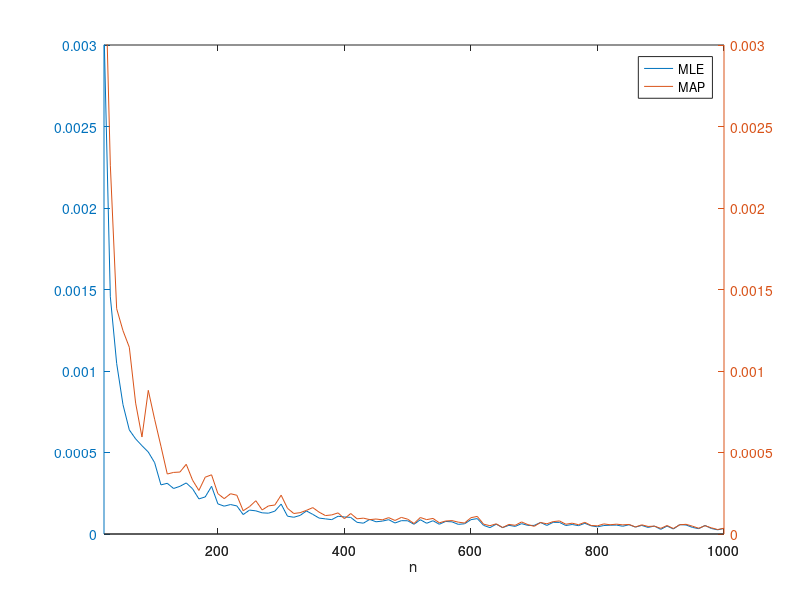

Recreate this plot in MATLAB.
lambda = 0.2;
alpha = 30;
beta = 100;

rmse_1 = zeros(99, 1);
rmse_2 = zeros(99, 1);
ns = 20:10:1000;
for j = 1:size(ns,2)
  n = ns(j);
  m = 50;
  diff_1 = zeros(m, 1);
  diff_2 = zeros(m, 1);
  for i = 1:m
    x = exprnd(1 / lambda, n, 1);
    L1 = n / sum(x);
    L2 = (n + alpha - 1) / (beta + sum(x));
    diff_1(i) = L1 - lambda;
    diff_2(i) = L2 - lambda;
  end
  rmse_1(j) = diff_1' * diff_1 / m;
  rmse_2(j) = diff_2' * diff_2 / m;
  
end

[ax, h1, h2] = plotyy(ns, rmse_1, ns, rmse_2);
legend('MLE', 'MAP');
xlabel('n');
set(ax(1), 'YLim', [0, 0.003]);
set(ax(2), 'YLim', [0, 0.003]);